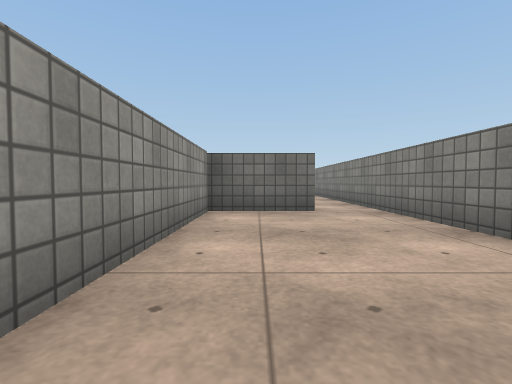
View 1 (above)

24 first-person views from a walk through a Unity game level. The camera is 0.59 m above the floor, tilts 2° down and sees 85° across. The floor is counted in squares, 1 m on a side. Each view is taken from the middle of a square. On the plan, view 1 faces up. The plan holds only what a view shows up to about 9 squares ahead; the rest is blank. Surface patterns are stand-ins for the level's own textures.

View 2
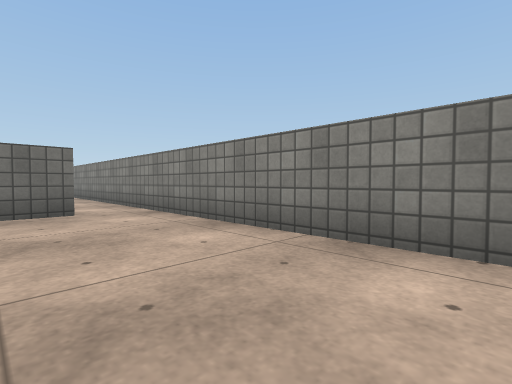

View 3
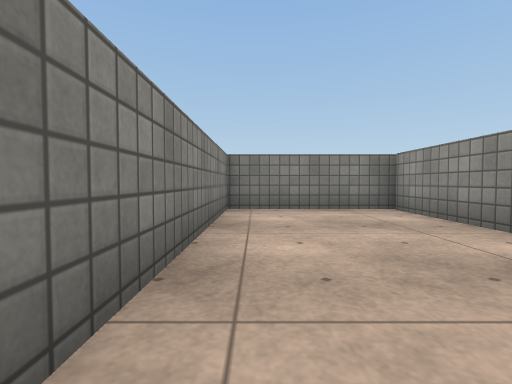

View 4
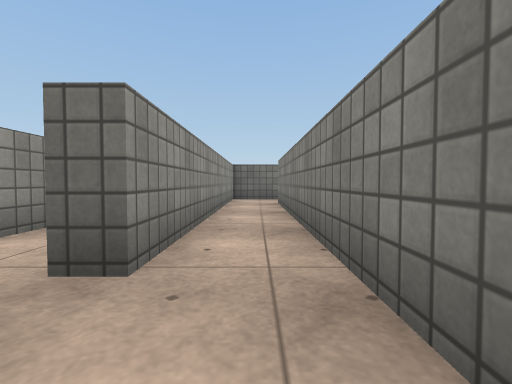

View 5
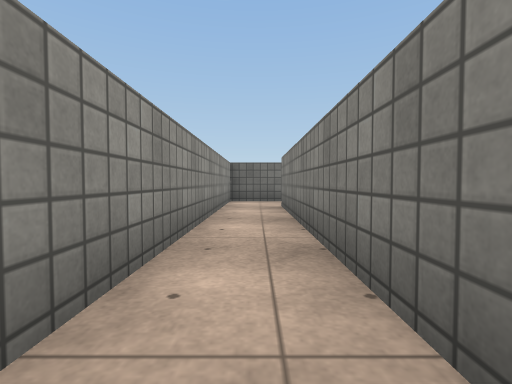

View 6
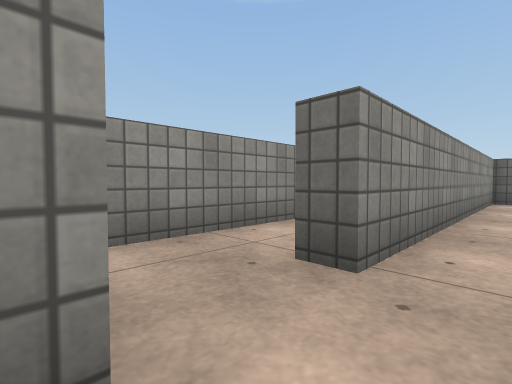

View 7
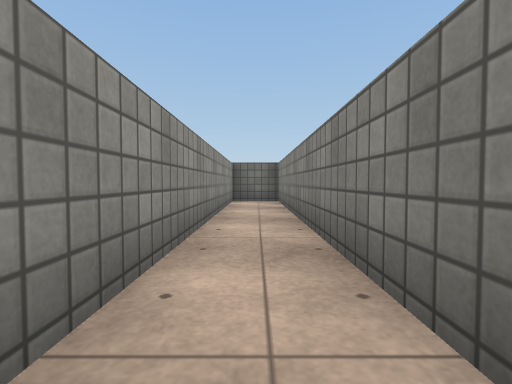

View 8
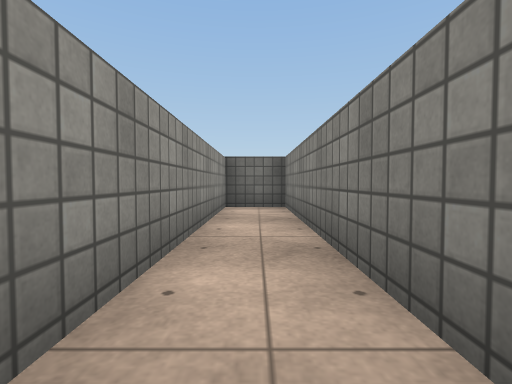

View 9
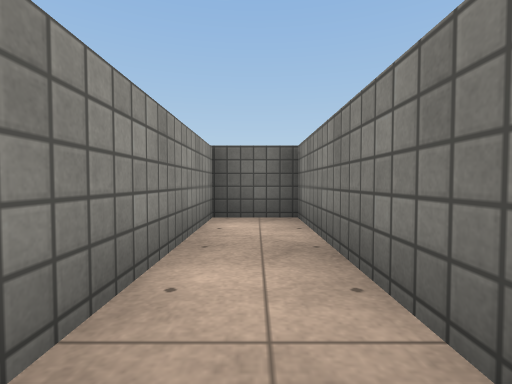

View 10
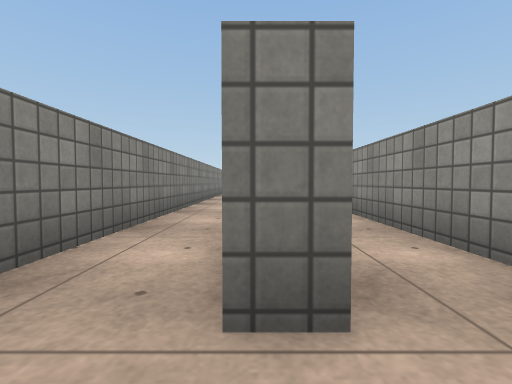

View 11
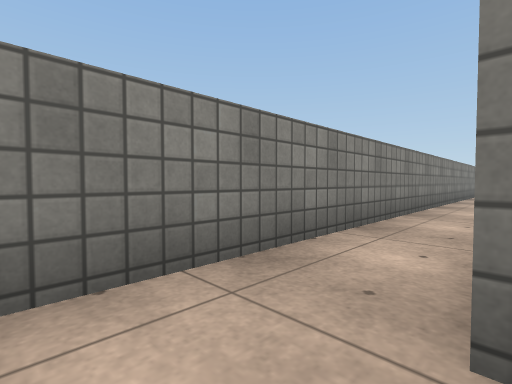

View 12
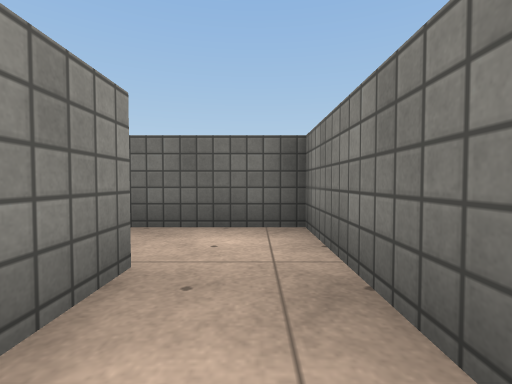

View 13
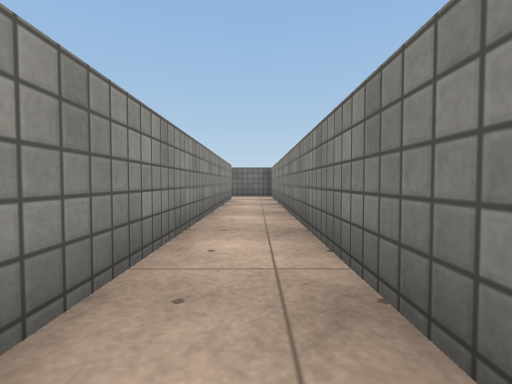

View 14
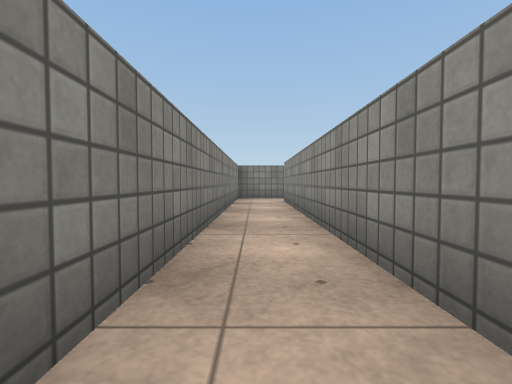

View 15
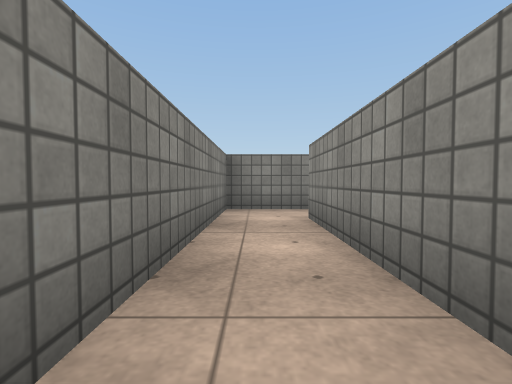

View 16
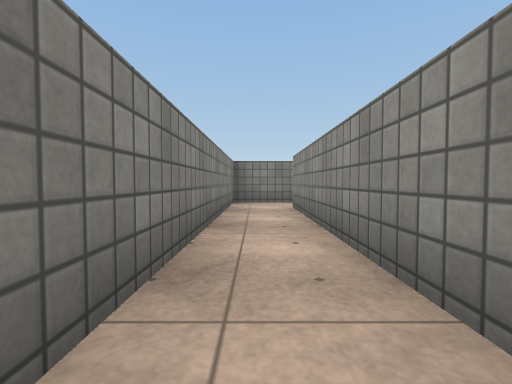

View 17
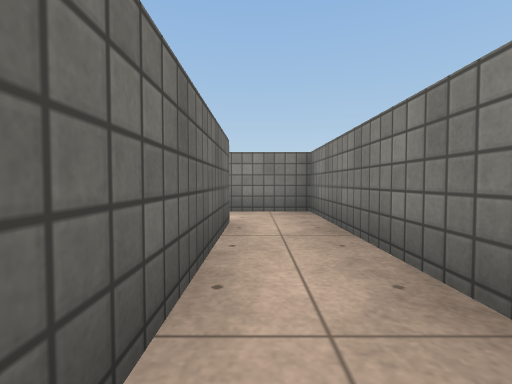

View 18
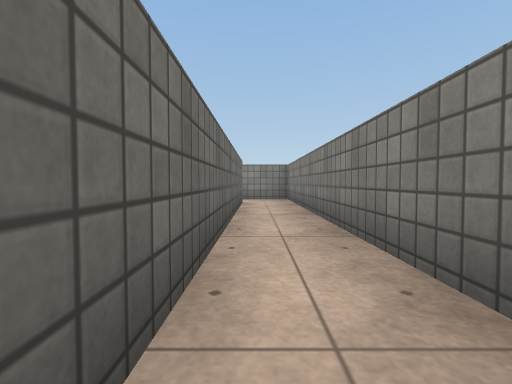

View 19
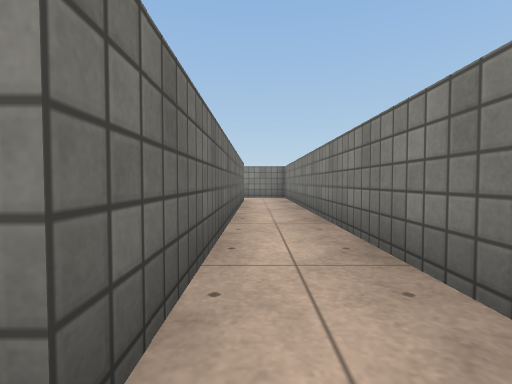

View 20
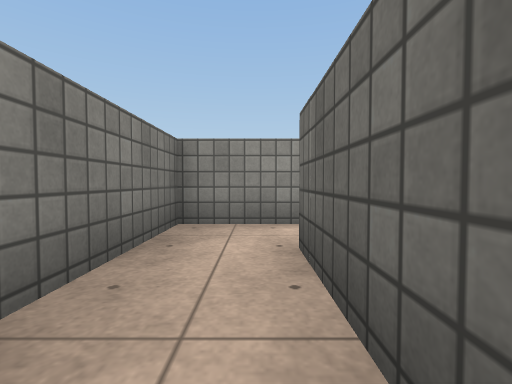

View 21
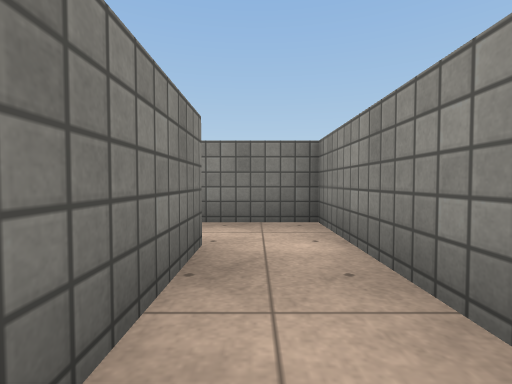

View 22
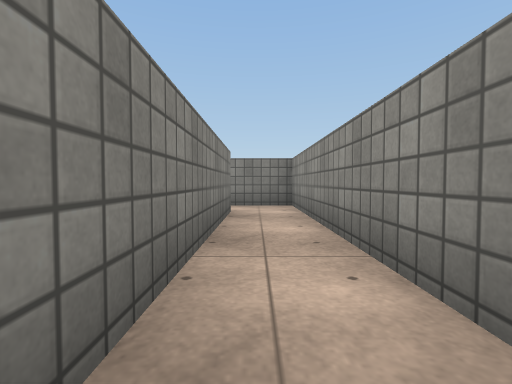

View 23
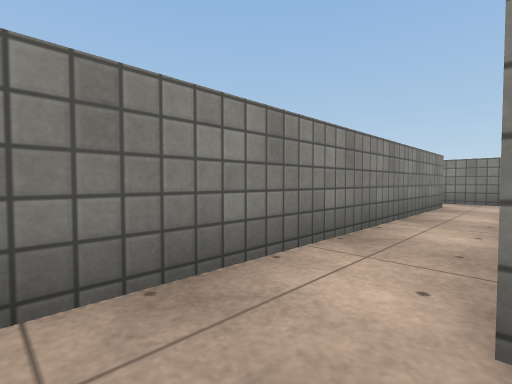

View 24
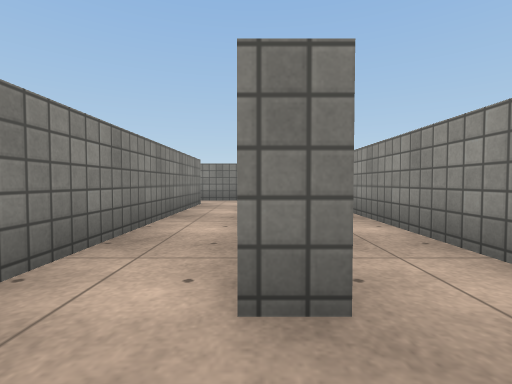

### Floor plan
Points are (right, up) in squares from view 1. A wall is a line through its corners. A room is listed if a view was taken in it or the views show most of it. See-through windows are left out.
Room 1 (views 1, 2, 3, 4, 6)
walls: (1.2, 5.7) (-1, 5.7) (-1, -1.1) (2.6, -1.1) (2.6, 6.4)
ways out: opening at (2, 6) to room 2
Room 2 (views 5, 10, 11)
walls: (3.4, 15.6) (1.2, 15.6) (1.2, 7.7); (2.6, 6.4) (2.6, 13.9) (3.1, 13.9)
ways out: opening at (2, 6) to room 1; opening at (1, 7) to room 3; opening at (3, 14.5) to room 4
Room 3 (views 7, 8, 9)
walls: (1.2, 7.7) (0.7, 7.7) (0.7, 15.6) (-0.7, 15.6) (-0.7, 6.8)
ways out: opening at (1, 7) to room 2
Room 4 (views 12, 13, 14, 15, 16)
walls: (3.1, 13.9) (3.1, -1.6); (3.6, -3.1) (4.6, -3.1) (4.6, 15.6) (3.4, 15.6)
ways out: opening at (3, 14.5) to room 2; opening at (3, -2) to room 5
Room 5 (views 17, 18, 19, 20, 21, 22)
walls: (-6.9, 3.1) (-6.9, -3.1) (3.6, -3.1); (3.1, -1.6) (-5.5, -1.6) (-5.5, 6)
ways out: opening at (3, -2) to room 4; opening at (-7, 5.5) to room 6
Room 6 (views 23, 24)
walls: (-8.9, 4) (-8.9, 0.6); (-7.5, 4.8) (-6.9, 4.8)
ways out: opening at (-7, 5.5) to room 5

Positions as (right, up) in squares from view 1, and headings:
1: (0, 0), facing up
2: (0, 0), facing up-right
3: (2, 5), facing down
4: (2, 6), facing up
5: (2, 7), facing up
6: (2, 6), facing up-left
7: (0, 7), facing up
8: (0, 9), facing up
9: (0, 11), facing up
10: (3, 15), facing down
11: (3, 15), facing down-right
12: (4, 12), facing up
13: (4, 4), facing up
14: (4, 7), facing down
15: (4, 3), facing down
16: (4, 5), facing down
17: (-1, -2), facing right
18: (-5, -2), facing right
19: (-6, -2), facing right
20: (-3, -2), facing left
21: (-6, 1), facing down
22: (-6, 4), facing down
23: (-7, 6), facing down-right
24: (-7, 6), facing down
